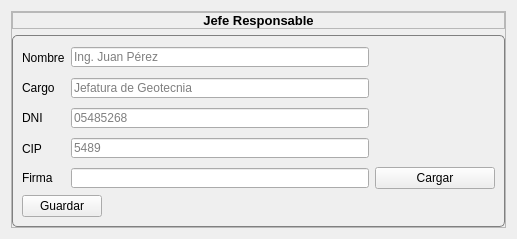
<?xml version="1.0" encoding="UTF-8"?>
<ui version="4.0">
 <class>Form</class>
 <widget class="QWidget" name="Form">
  <property name="geometry">
   <rect>
    <x>0</x>
    <y>0</y>
    <width>517</width>
    <height>239</height>
   </rect>
  </property>
  <property name="minimumSize">
   <size>
    <width>517</width>
    <height>239</height>
   </size>
  </property>
  <property name="maximumSize">
   <size>
    <width>517</width>
    <height>239</height>
   </size>
  </property>
  <property name="windowTitle">
   <string>Form</string>
  </property>
  <layout class="QVBoxLayout" name="verticalLayout_6">
   <item>
    <widget class="QFrame" name="frame_3">
     <property name="maximumSize">
      <size>
       <width>16777215</width>
       <height>680</height>
      </size>
     </property>
     <property name="frameShape">
      <enum>QFrame::StyledPanel</enum>
     </property>
     <property name="frameShadow">
      <enum>QFrame::Raised</enum>
     </property>
     <layout class="QVBoxLayout" name="verticalLayout">
      <property name="leftMargin">
       <number>0</number>
      </property>
      <property name="topMargin">
       <number>0</number>
      </property>
      <property name="rightMargin">
       <number>0</number>
      </property>
      <property name="bottomMargin">
       <number>0</number>
      </property>
      <item>
       <widget class="QFrame" name="frame_2">
        <property name="maximumSize">
         <size>
          <width>16777215</width>
          <height>38</height>
         </size>
        </property>
        <property name="frameShape">
         <enum>QFrame::StyledPanel</enum>
        </property>
        <property name="frameShadow">
         <enum>QFrame::Raised</enum>
        </property>
        <layout class="QHBoxLayout" name="horizontalLayout">
         <property name="spacing">
          <number>0</number>
         </property>
         <property name="leftMargin">
          <number>0</number>
         </property>
         <property name="topMargin">
          <number>0</number>
         </property>
         <property name="rightMargin">
          <number>0</number>
         </property>
         <property name="bottomMargin">
          <number>0</number>
         </property>
         <item>
          <widget class="QLabel" name="label_2">
           <property name="maximumSize">
            <size>
             <width>16777215</width>
             <height>24</height>
            </size>
           </property>
           <property name="font">
            <font>
             <pointsize>10</pointsize>
             <weight>75</weight>
             <bold>true</bold>
            </font>
           </property>
           <property name="text">
            <string>Jefe Responsable</string>
           </property>
           <property name="alignment">
            <set>Qt::AlignCenter</set>
           </property>
          </widget>
         </item>
        </layout>
       </widget>
      </item>
      <item>
       <widget class="QFrame" name="frame_responsable_unidad">
        <property name="maximumSize">
         <size>
          <width>16777215</width>
          <height>195</height>
         </size>
        </property>
        <property name="styleSheet">
         <string notr="true"> QFrame#frame_responsable_unidad {
        border: 0.5px solid gray;
        border-radius: 5px; /* Opcional: redondear las esquinas */
    }</string>
        </property>
        <property name="frameShape">
         <enum>QFrame::StyledPanel</enum>
        </property>
        <property name="frameShadow">
         <enum>QFrame::Raised</enum>
        </property>
        <layout class="QVBoxLayout" name="verticalLayout_2">
         <item>
          <layout class="QGridLayout" name="gridLayout_5">
           <item row="0" column="0">
            <widget class="QLabel" name="label_19">
             <property name="maximumSize">
              <size>
               <width>16777215</width>
               <height>28</height>
              </size>
             </property>
             <property name="text">
              <string>Nombre</string>
             </property>
            </widget>
           </item>
           <item row="0" column="2" rowspan="4" colspan="2">
            <widget class="QLabel" name="lb_vista_firma">
             <property name="minimumSize">
              <size>
               <width>120</width>
               <height>120</height>
              </size>
             </property>
             <property name="maximumSize">
              <size>
               <width>120</width>
               <height>120</height>
              </size>
             </property>
             <property name="text">
              <string/>
             </property>
             <property name="alignment">
              <set>Qt::AlignCenter</set>
             </property>
            </widget>
           </item>
           <item row="1" column="1">
            <widget class="QLineEdit" name="input_cargo">
             <property name="maximumSize">
              <size>
               <width>16777215</width>
               <height>20</height>
              </size>
             </property>
             <property name="placeholderText">
              <string>Jefatura de Geotecnia  </string>
             </property>
            </widget>
           </item>
           <item row="2" column="0">
            <widget class="QLabel" name="label_22">
             <property name="maximumSize">
              <size>
               <width>16777215</width>
               <height>24</height>
              </size>
             </property>
             <property name="text">
              <string>DNI</string>
             </property>
            </widget>
           </item>
           <item row="2" column="1">
            <widget class="QLineEdit" name="input_dni">
             <property name="maximumSize">
              <size>
               <width>16777215</width>
               <height>20</height>
              </size>
             </property>
             <property name="text">
              <string/>
             </property>
             <property name="placeholderText">
              <string>05485268</string>
             </property>
            </widget>
           </item>
           <item row="3" column="0">
            <widget class="QLabel" name="label_23">
             <property name="maximumSize">
              <size>
               <width>16777215</width>
               <height>26</height>
              </size>
             </property>
             <property name="text">
              <string>CIP</string>
             </property>
            </widget>
           </item>
           <item row="0" column="1">
            <widget class="QLineEdit" name="input_responsable">
             <property name="maximumSize">
              <size>
               <width>16777215</width>
               <height>20</height>
              </size>
             </property>
             <property name="placeholderText">
              <string>Ing. Juan Pérez</string>
             </property>
            </widget>
           </item>
           <item row="1" column="0">
            <widget class="QLabel" name="label_20">
             <property name="maximumSize">
              <size>
               <width>16777215</width>
               <height>24</height>
              </size>
             </property>
             <property name="text">
              <string>Cargo</string>
             </property>
            </widget>
           </item>
           <item row="4" column="1">
            <widget class="QLineEdit" name="input_nombre_firma">
             <property name="maximumSize">
              <size>
               <width>16777215</width>
               <height>20</height>
              </size>
             </property>
             <property name="readOnly">
              <bool>true</bool>
             </property>
            </widget>
           </item>
           <item row="4" column="0">
            <widget class="QLabel" name="label_21">
             <property name="maximumSize">
              <size>
               <width>16777215</width>
               <height>24</height>
              </size>
             </property>
             <property name="text">
              <string>Firma</string>
             </property>
            </widget>
           </item>
           <item row="4" column="2" colspan="2">
            <widget class="QPushButton" name="btn_subir_firma">
             <property name="maximumSize">
              <size>
               <width>16777215</width>
               <height>24</height>
              </size>
             </property>
             <property name="text">
              <string>Cargar</string>
             </property>
             <property name="iconSize">
              <size>
               <width>20</width>
               <height>16</height>
              </size>
             </property>
            </widget>
           </item>
           <item row="3" column="1">
            <widget class="QLineEdit" name="input_cip">
             <property name="maximumSize">
              <size>
               <width>16777215</width>
               <height>20</height>
              </size>
             </property>
             <property name="placeholderText">
              <string>5489</string>
             </property>
            </widget>
           </item>
          </layout>
         </item>
         <item>
          <layout class="QFormLayout" name="formLayout">
           <item row="0" column="0">
            <widget class="QPushButton" name="btn_guardar_firma">
             <property name="maximumSize">
              <size>
               <width>16777215</width>
               <height>23</height>
              </size>
             </property>
             <property name="text">
              <string>Guardar</string>
             </property>
            </widget>
           </item>
           <item row="0" column="1">
            <spacer name="horizontalSpacer_2">
             <property name="orientation">
              <enum>Qt::Horizontal</enum>
             </property>
             <property name="sizeHint" stdset="0">
              <size>
               <width>40</width>
               <height>20</height>
              </size>
             </property>
            </spacer>
           </item>
          </layout>
         </item>
        </layout>
       </widget>
      </item>
     </layout>
    </widget>
   </item>
  </layout>
 </widget>
 <resources/>
 <connections/>
</ui>
